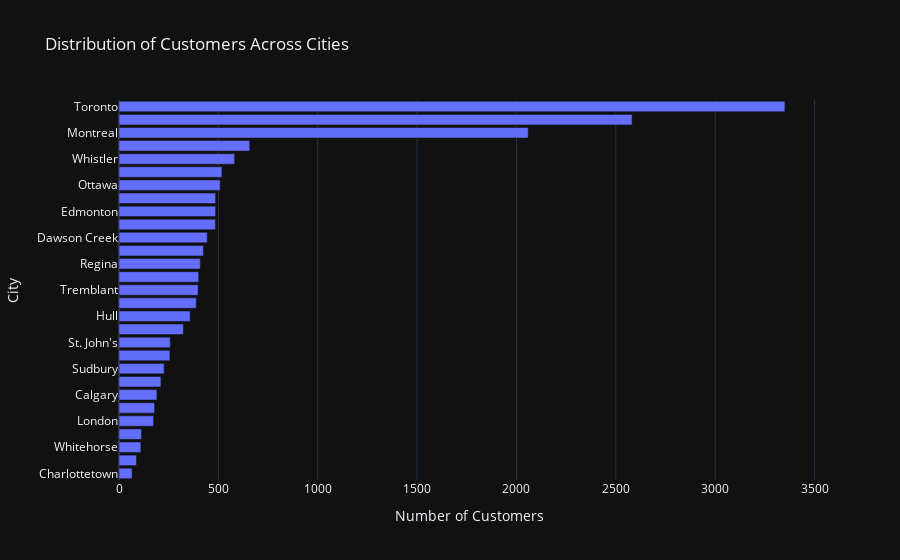

Notebook code for this chart:
### Code cell
# Create a count of customers by city
city_counts = new_final_deduped['City'].value_counts().reset_index(name='Count')

# Sort the city counts in descending order
city_counts = city_counts.sort_values(by='Count', ascending=True)  # Descending order

# Create the horizontal bar chart with Plotly Express
fig = px.bar(
    city_counts,  # Data is the city counts Series
    x= 'Count',  # x-axis represents the city names
    y= 'City',  # y-axis represents the city counts (index of the Series)
    orientation='h',  # Set orientation to 'h' for horizontal bars
    title='Distribution of Customers Across Cities',  # Title for the chart
    template='plotly_dark'
)

# Update x-axis title (optional)
fig.update_xaxes(title_text='Number of Customers')

# Show the chart
fig.show()

### Figure 1 — Plotly figure (JSON) as saved in the notebook; plotly's stock layout.template omitted (floating-point values rounded to 4 significant figures)
{"data": [{"hovertemplate": "Count=%{x}<br>City=%{y}<extra></extra>", "legendgroup": "", "marker": {"color": "#636efa", "pattern": {"shape": ""}}, "name": "", "orientation": "h", "showlegend": false, "textposition": "auto", "type": "bar", "x": [66, 88, 110, 113, 174, 179, 191, 211, 227, 256, 258, 324, 358, 389, 398, 401, 409, 425, 444, 485, 486, 486, 509, 518, 582, 658, 2059, 2582, 3351], "xaxis": "x", "y": ["Charlottetown", "Kelowna", "Whitehorse", "Peace River", "London", "Banff", "Calgary", "Moncton", "Sudbury", "Thunder Bay", "St. John's", "West Vancouver", "Hull", "Victoria", "Tremblant", "Kingston", "Regina", "Fredericton", "Dawson Creek", "Quebec City", "Edmonton", "Trenton", "Ottawa", "Halifax", "Whistler", "Winnipeg", "Montreal", "Vancouver", "Toronto"], "yaxis": "y"}], "layout": {"barmode": "relative", "legend": {"tracegroupgap": 0}, "title": {"text": "Distribution of Customers Across Cities"}, "xaxis": {"anchor": "y", "domain": [0, 1], "title": {"text": "Number of Customers"}}, "yaxis": {"anchor": "x", "domain": [0, 1], "title": {"text": "City"}}}}
